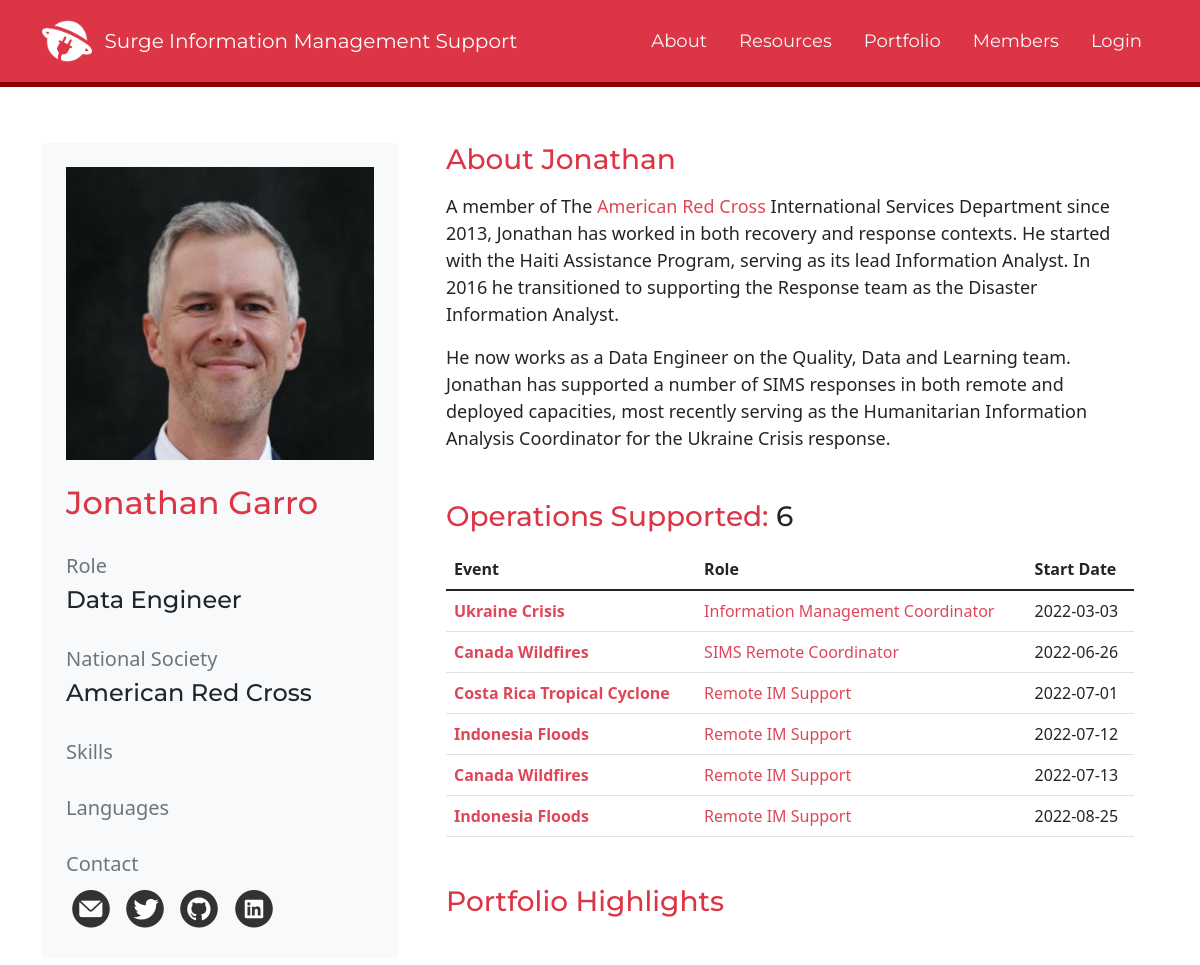
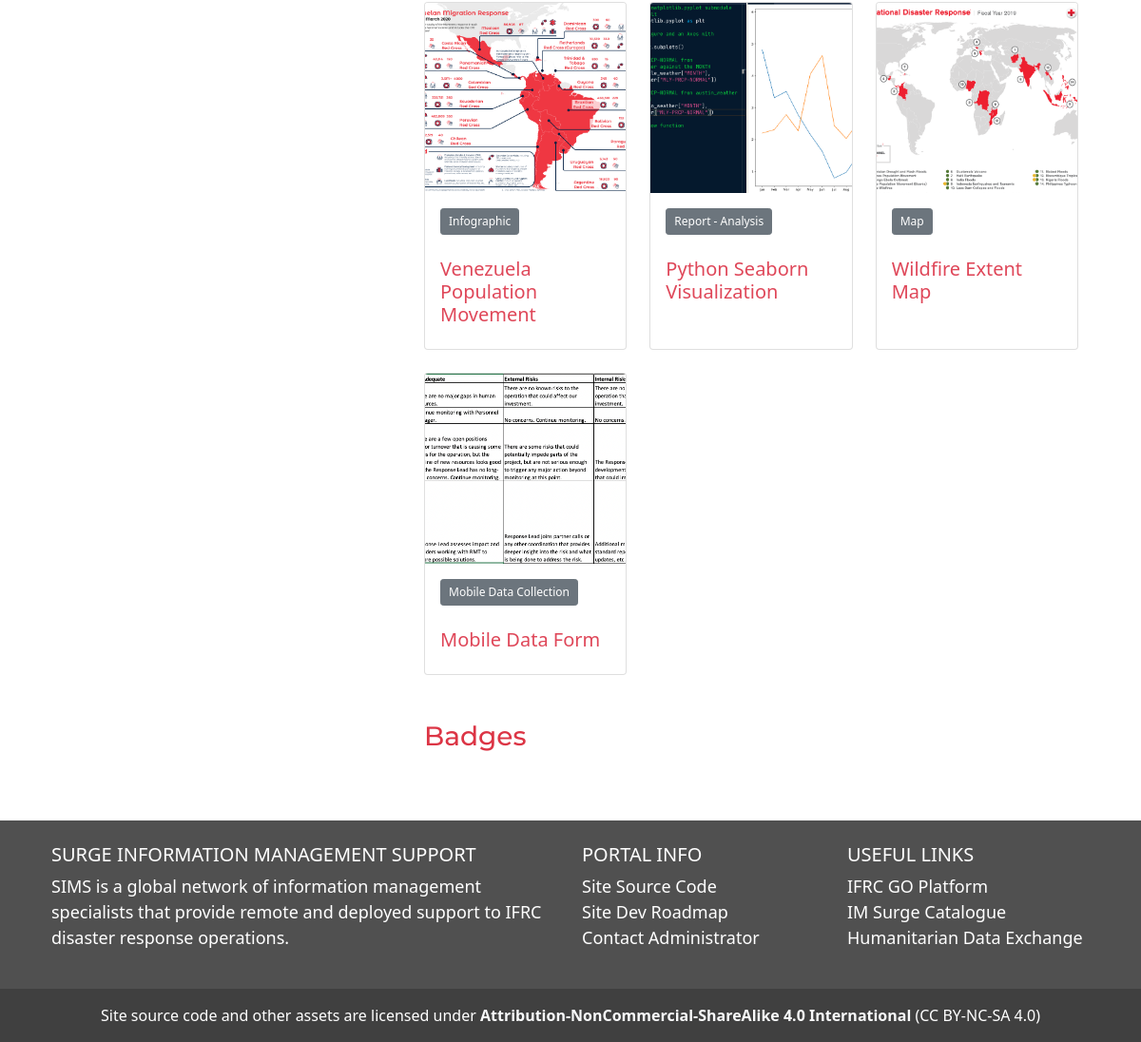
/profile/view/1, run on the app's committed database (2 pictures, top to bottom).
### SIMS_Portal/models.py (models this page shows, shortened)
class User(db.Model, UserMixin):
	__tablename__ = 'user'
	id = db.Column(db.Integer, primary_key=True)
	firstname = db.Column(db.String(40), nullable=False)
	lastname = db.Column(db.String(40), nullable=False)
	status = db.Column(db.String(20), default='Pending')
	birthday = db.Column(db.Date)
	email = db.Column(db.String(120), unique=True, nullable=False)
	password = db.Column(db.String(60), nullable=False)
	molnix_id = db.Column(db.Integer)
	job_title = db.Column(db.String(120))
	unit = db.Column(db.String(120))
	bio = db.Column(db.Text)
	is_admin = db.Column(db.Boolean, default=False)
	roles = db.Column(db.String(1000))
	languages = db.Column(db.String(1000))
	image_file = db.Column(db.String(20), nullable=False, default='default.png')
	twitter = db.Column(db.String(120))
	slack_id = db.Column(db.String(120))
	github = db.Column(db.String(120))
	linked_in = db.Column(db.String(120))
	messaging_number_country_code = db.Column(db.Integer)
	messaging_number = db.Column(db.Integer)
	ns_id = db.Column(db.Integer, db.ForeignKey('nationalsociety.ns_go_id'))
	assignments = db.relationship('Assignment', backref='assigned_member')
	products = db.relationship('Portfolio', backref='creator', lazy=True)
	skills = db.relationship('Skill', secondary='user_skill', backref='members_with_skill')
	languages = db.relationship('Language', secondary='user_language', backref='members_with_language')
	badges = db.relationship('Badge', secondary='user_badge', backref='members_with_badge')
	working_groups = db.relationship('WorkingGroup', secondary='user_workinggroup', backref='members_with_workinggroup')
	created_at = db.Column(db.DateTime, server_default=func.now())
	updated_at = db.Column(db.DateTime, onupdate=func.now())
	fullname = column_property(firstname + " " + lastname)
	@hybrid_property
	def fullname(self):
		return self.firstname + " " + self.lastname

class NationalSociety(db.Model):
	__tablename__ = 'nationalsociety'
	id = db.Column(db.Integer, primary_key=True)
	ns_name = db.Column(db.String(120), nullable=False)
	country_name = db.Column(db.String(120), nullable=False)
	ns_go_id = db.Column(db.Integer)
	iso3 = db.Column(db.String(3))
	users = db.relationship('User', backref='national_society', lazy=True)
	created_at = db.Column(db.DateTime, server_default=func.now())
	updated_at = db.Column(db.DateTime, onupdate=func.now())

class Emergency(db.Model):
	__tablename__ = 'emergency'
	id = db.Column(db.Integer, primary_key=True)
	emergency_name = db.Column(db.String(100), nullable=False)
	emergency_status = db.Column(db.String(100), nullable=False, default='Active')
	emergency_glide = db.Column(db.String(20))
	emergency_go_id = db.Column(db.Integer)
	emergency_location_id = db.Column(db.Integer)
	emergency_review_id = db.Column(db.Integer)
	activation_details = db.Column(db.String(1000))
	slack_channel = db.Column(db.String)
	dropbox_url = db.Column(db.String)
	trello_url = db.Column(db.String)
	emergency_type_id = db.Column(db.Integer, db.ForeignKey('emergencytype.id'))
	emergency_products = db.relationship('Portfolio', backref='emergency_response', lazy=True)
	assigned_to = db.relationship('Assignment', backref='assigned_emergency', lazy=True)
	story_id = db.relationship('Story', backref='associated_story', lazy=True)
	created_at = db.Column(db.DateTime, server_default=func.now())
	updated_at = db.Column(db.DateTime, onupdate=func.now())

class Assignment(db.Model):
	__tablename__ = 'assignment'
	id = db.Column(db.Integer, primary_key=True)
	role = db.Column(db.String(100))
	start_date = db.Column(db.Date, nullable=False, default=datetime.utcnow)
	end_date = db.Column(db.Date, nullable=False)
	remote = db.Column(db.Boolean)
	assignment_details = db.Column(db.String(1000))
	assignment_status = db.Column(db.String(100), default='Active')
	availability = db.Column(db.String)
	products = db.relationship('Portfolio', backref='assignment', lazy=True)
	learning = db.relationship('Learning', backref='assignment', uselist=False)
	user_id = db.Column(db.Integer, db.ForeignKey('user.id'))
	emergency_id = db.Column(db.Integer, db.ForeignKey('emergency.id'), default=0)
	created_at = db.Column(db.DateTime, server_default=func.now())
	updated_at = db.Column(db.DateTime, onupdate=func.now())

class Portfolio(db.Model):
	__tablename__ = 'portfolio'
	id = db.Column(db.Integer, primary_key=True)
	title = db.Column(db.String(200), nullable=False)
	type = db.Column(db.String(100), nullable=False)
	description = db.Column(db.Text)
	product_status = db.Column(db.String(100), default='Active')
	final_file_location = db.Column(db.String(100), nullable=False)
	asset_file_location = db.Column(db.String(100))
	external = db.Column(db.Boolean, default=False)
	assignment_id = db.Column(db.Integer, db.ForeignKey('assignment.id'))
	creator_id = db.Column(db.Integer, db.ForeignKey('user.id'), nullable=False)
	emergency_id = db.Column(db.Integer, db.ForeignKey('emergency.id'))
	created_at = db.Column(db.DateTime, server_default=func.now())
	updated_at = db.Column(db.DateTime, onupdate=func.now())

### SIMS_Portal/users/routes.py (the view)
@users.route('/profile/view/<int:id>')
def view_profile(id):
	user_info = User.query.filter(User.id==id).first()
	try:
		ns_association = db.session.query(User, NationalSociety).join(NationalSociety, NationalSociety.ns_go_id == User.ns_id).filter(User.id==id).with_entities(NationalSociety.ns_name).first()[0];
	except:
		ns_association = 'None'
	try:
		assignment_history = db.session.query(User, Assignment, Emergency).join(Assignment, Assignment.user_id==User.id).join(Emergency, Emergency.id==Assignment.emergency_id).filter(User.id==id).all()
	except:
		pass
	deployment_history_count = len(assignment_history)
	if current_user.is_authenticated:
		user_portfolio = db.session.query(User, Portfolio).join(Portfolio, Portfolio.creator_id==id).filter(User.id==id, Portfolio.product_status=='Active').all()
	else:
		user_portfolio = db.session.query(User, Portfolio).join(Portfolio, Portfolio.creator_id==id).filter(User.id==id, Portfolio.product_status=='Active', Portfolio.external == 1).all()
	skills_list = db.engine.execute("SELECT * FROM user JOIN user_skill ON user.id = user_skill.user_id JOIN skill ON skill.id = user_skill.skill_id WHERE user.id=:member_id", {'member_id': id})
	languages_list = db.engine.execute("SELECT * FROM user JOIN user_language ON user.id = user_language.user_id JOIN language ON language.id = user_language.language_id WHERE user.id=:member_id", {'member_id': id})
	profile_picture = url_for('static', filename='assets/img/avatars/' + user_info.image_file)
	badges = db.engine.execute("SELECT * FROM user JOIN user_badge ON user_badge.user_id = user.id JOIN badge ON badge.id = user_badge.badge_id WHERE user.id=:id ORDER BY name", {'id': id})
	return render_template('profile_member.html', title='Member Profile', profile_picture=profile_picture, ns_association=ns_association, user_info=user_info, assignment_history=assignment_history, deployment_history_count=deployment_history_count, user_portfolio=user_portfolio, skills_list=skills_list, languages_list=languages_list, badges=badges)

### SIMS_Portal/templates/profile_member.html (shortened to what this page needs)
{% extends "layout.html" %}
{% block content %}
<div class="container">
	<div class="row my-5">
		<div class="col col-md-4 rounded rounded-3">
			<div class="card border-0 p-4 bg-light">
				<div class="row">
					<img src="{{ profile_picture }}" class="img-fluid mb-4" >
				</div>
				<div class="row">
					<h2 class="text-danger profile-section-header">{{ user_info.firstname }} {{ user_info.lastname }}</h2>
				</div>
				<div class="row">
					<h5 class="text-secondary mt-4">Role</h5>
					<h4 class='profile-section-header'>{{ user_info.job_title }}</h4>
				</div>
				<div class="row">
					<h5 class="text-secondary mt-4">National Society</h5>
					<h4 class='profile-section-header'>{{ ns_association }}</h4>
				</div>
				<div class="row">
					<div>
					<h5 class="text-secondary mt-4">Skills</h5>
					</div>
				</div>
				<div class="row">
					<div>
					<h5 class="text-secondary mt-4">Languages</h5>
					</div>
				</div>
				<div class="row">
					<div>
					<h5 class="text-secondary mt-4">Contact</h5>
					<a href="mailto: {{user_info.email}}"'><img src='/static/assets/img/profile-email.png' height='50px'></a>
					{% if user_info.twitter %}
						<a href='https://twitter.com/{{user_info.twitter}}'><img src='/static/assets/img/profile-twitter.png' height='50px'></a>
					{% endif %}
					{% if user_info.github %}
						<a href='https://github.com/{{user_info.github}}'><img src='/static/assets/img/profile-github.png' height='50px'></a>
					{% endif %}
					{% if user_info.linked_in %}
						<a href='https://www.linkedin.com/in/{{user_info.linked_in}}'><img src='/static/assets/img/profile-linkedin.png' height='50px'></a>
					{% endif %}
					</div>
				</div>
			</div>
		</div>
		<div class="col mx-4">
			<div class='mb-5'>
				<h3 class="mb-3 text-danger profile-section-header">About {{ user_info.firstname }}</h3>
				{% if user_info.bio %}
				<p style="white-space: pre-line">{{ user_info.bio|markdown}}</p>
				{% else %}
				No information shared yet.
				{% endif %}
			</div>
			<div class='mb-5'>
				<h3 class="mb-3 text-danger profile-section-header">Operations Supported: <span class='text-dark'>{{ deployment_history_count }}</span></h3>
				{% if deployment_history_count == 0 %}
					No deployments or remote support provided yet.
				{% else %}
				<table class="table">
				  <thead class="">
					<tr>
					  <th>Event</th>
					  <th>Role</th>
					  <th>Start Date</th>
					</tr>
				  </thead>
				  <tbody>
					  {% for assignment in assignment_history %}
					  <tr>
						<td class="fw-bold"><a href="/emergency/{{assignment.Emergency.id}}" class="link-danger">{{assignment.Emergency.emergency_name}}</a></td>
						<td><a href='/assignment/{{assignment.Assignment.id}}'>{{assignment.Assignment.role}}</a></td>
						<td>{{assignment.Assignment.start_date}}</td>
					  </tr>
					  {% endfor %}
				  </tbody>
				</table>
				{% endif %}
			</div>
			<div class='mb-5'>
				<h3 class="mb-3 text-danger profile-section-header">Portfolio Highlights</h3>
				<div class="row row-cols-3 row-cols-md-3 g-4 mt-4">
				{% for product in user_portfolio %}
					<div class="col d-flex align-items-stretch">
						<div class="card" id="portfolio-card" style="width: 18rem;">
							<a href="/portfolio/view/{{product.Portfolio.id}}">
							{% if '.pdf' in product.Portfolio.final_file_location %}
							<img src="/static/assets/portfolio/placeholder.png" class="card-img-top" alt="PDF Placeholder Thumbnail">
							{% else %}
						    <img src="/static/assets/portfolio/{{product.Portfolio.final_file_location}}" class="card-img-top" alt="...">
						    {% endif %}
						  <div class="card-body d-flex flex-column">
							  <div class='pb-4'><button type="button" class="btn btn-secondary btn-sm">{{product.Portfolio.type}}</button></div>
							<h5 class="card-title mt-auto">{{product.Portfolio.title}}</h5>
						</a>
						  </div>
						</div>
					</div>
				{% endfor %}
				</div>
			<div class='mb-3'>
				<h3 class="mb-2 text-danger profile-section-header">Badges</h3>
			</div>
{% endblock content %}

### SIMS_Portal/static/css/main.css (style rules this page uses)
a { text-decoration: none; color: #df4759 }
a:link { text-decoration: none; color: #df4759 }
body { position: relative; }
p { font-size: 18px; }
.card { width: 100%; }
.card-img-top { width: 100%; height: 15vw; min-height: 200px; object-fit: cover; }
.btn-sm { font-size: 12px }
.profile-section-header { font-family: 'Montserrat'; }

### data on the page
User: firstname "Jonathan", lastname "Garro", job_title "Data Engineer", bio "A member of The American Red Cross International Services Department since 2013, Jonathan has worked in both recovery and response contexts. He started with the Haiti Assistance Program, serving as its lead Information Analyst. In 2016 he transitioned to supporting the Response team as the Disaster Information Analyst. He now works as a Data Engineer on the Quality, Data and Learning team. Jonathan has supported a number of SIMS responses in both remote and deployed capacities, most recently serving as the Humanitarian Information Analysis Coordinator for the Ukraine Crisis response.", Emergency.emergency_name "Ukraine Crisis", Assignment.role "Information Management Coordinator", Assignment.start_date "2022-03-03", Emergency.emergency_name "Canada Wildfires", Assignment.role "SIMS Remote Coordinator", Assignment.start_date "2022-06-26", Emergency.emergency_name "Costa Rica Tropical Cyclone", Assignment.role "Remote IM Support", Assignment.start_date "2022-07-01", Emergency.emergency_name "Indonesia Floods", Assignment.start_date "2022-07-12", Assignment.start_date "2022-07-13", Assignment.start_date "2022-08-25", Portfolio.final_file_location (picture), Portfolio.type "Infographic", Portfolio "Venezuela Population Movement", Portfolio.type "Report - Analysis", Portfolio "Python Seaborn Visualization", Portfolio.type "Map", Portfolio "Wildfire Extent Map", Portfolio.type "Mobile Data Collection", Portfolio "Mobile Data Form"
NationalSociety: ns_name "American Red Cross"

### other printed values
{{ deployment_history_count }} "6"
